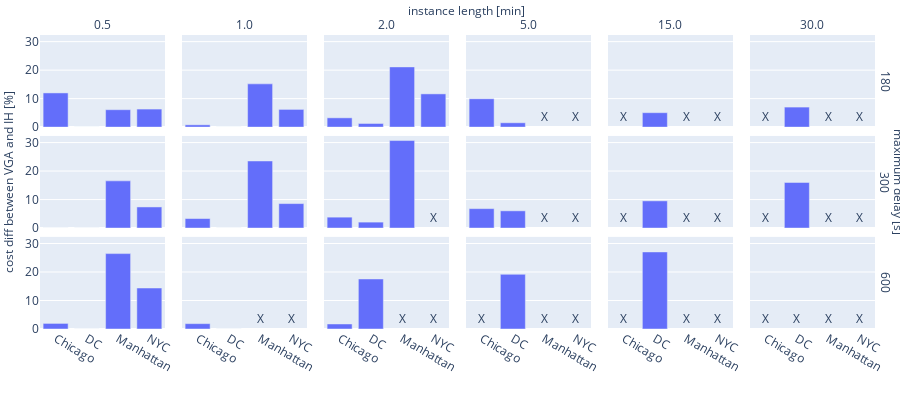

The notebook cell saved with this chart:
### Code cell
def plot_cost_ratio(width: int, height: int) -> go.Figure:

    fig = px.bar(
        vga_ih_diff_df,
        x = 'area',
        y = 'cost_ratio_percent',
        barmode='group',
        # title = 'Average Cost per Request',
        facet_col='duration_minutes',
        facet_row='max_delay',
        width=width,
        height=height,
    )

    # annotations for missing values
    for xi, yi, duration, max_delay in zip(vga_ih_diff_df['area'], vga_ih_diff_df['cost_ratio'], vga_ih_diff_df['duration_minutes'], vga_ih_diff_df['max_delay']):
        if np.isnan(yi):
            axis_ref = vals_to_axis[(duration, max_delay)]
            # axis_ref = 11
            fig.add_annotation(dict(
                x=xi,
                y=0,
                text="X",
                xanchor='center',
                yanchor='bottom',
                showarrow=False,
                xref=f'x{axis_ref}',
                yref=f'y{axis_ref}'
            ))

    # shared axes titles
    fig.for_each_yaxis(lambda y: y.update(title = ''))
    fig.add_annotation(x=-0.05, y=0.5, text="cost diff between VGA and IH [%]", textangle=-90, xref="paper", yref="paper", showarrow=False)
    fig.for_each_xaxis(lambda y: y.update(title = ''))

    # faceting annotations
    duration_annotation_y = 1 + 0.08 * 600 / height
    fig.add_annotation(x=0.5, y=duration_annotation_y, text="instance length [min]",  xref="paper", yref="paper", showarrow=False)
    fig.add_annotation(x=1.02, y=0.5, text="maximum delay [s]",  xref="paper", yref="paper", showarrow=False, textangle=90)

    # faceting label editing
    fig.for_each_annotation(lambda a: a.update(text=a.text.split("=")[-1]))

    # legend editing
    legend_y = 1 + 0.04 * 600 / height
    fig.update_layout(legend=dict(
        orientation="h",
        yanchor="bottom",
        y=legend_y,
        xanchor="right",
        x=1,
        bordercolor="Black",
        borderwidth=1,
        tracegroupgap=0
    ))

    # set margins
    fig.update_layout(margin=dict(l=0, r=0, t=35, b=0, pad=0))

    return fig

fig = plot_cost_ratio(900, 400)
fig

### Figure 1 — Plotly figure (JSON) as saved in the notebook; plotly's stock layout.template omitted (floating-point values rounded to 4 significant figures)
{"data": [{"alignmentgroup": "True", "hovertemplate": "max_delay=180<br>duration_minutes=0.5<br>area=%{x}<br>cost_ratio_percent=%{y}<extra></extra>", "legendgroup": "", "marker": {"color": "#636efa", "pattern": {"shape": ""}}, "name": "", "offsetgroup": "", "orientation": "v", "showlegend": false, "textposition": "auto", "x": ["Chicago", "DC", "Manhattan", "NYC"], "xaxis": "x13", "y": [12.0, 0.0, 6.113, 6.332], "yaxis": "y13", "type": "bar"}, {"alignmentgroup": "True", "hovertemplate": "max_delay=180<br>duration_minutes=1.0<br>area=%{x}<br>cost_ratio_percent=%{y}<extra></extra>", "legendgroup": "", "marker": {"color": "#636efa", "pattern": {"shape": ""}}, "name": "", "offsetgroup": "", "orientation": "v", "showlegend": false, "textposition": "auto", "x": ["Chicago", "DC", "Manhattan", "NYC"], "xaxis": "x14", "y": [0.8065, 0.0, 15.18, 6.22], "yaxis": "y14", "type": "bar"}, {"alignmentgroup": "True", "hovertemplate": "max_delay=180<br>duration_minutes=2.0<br>area=%{x}<br>cost_ratio_percent=%{y}<extra></extra>", "legendgroup": "", "marker": {"color": "#636efa", "pattern": {"shape": ""}}, "name": "", "offsetgroup": "", "orientation": "v", "showlegend": false, "textposition": "auto", "x": ["Chicago", "DC", "Manhattan", "NYC"], "xaxis": "x15", "y": [3.263, 1.279, 21.13, 11.67], "yaxis": "y15", "type": "bar"}, {"alignmentgroup": "True", "hovertemplate": "max_delay=180<br>duration_minutes=5.0<br>area=%{x}<br>cost_ratio_percent=%{y}<extra></extra>", "legendgroup": "", "marker": {"color": "#636efa", "pattern": {"shape": ""}}, "name": "", "offsetgroup": "", "orientation": "v", "showlegend": false, "textposition": "auto", "x": ["Chicago", "DC", "Manhattan", "NYC"], "xaxis": "x16", "y": [9.954, 1.522, null, null], "yaxis": "y16", "type": "bar"}, {"alignmentgroup": "True", "hovertemplate": "max_delay=180<br>duration_minutes=15.0<br>area=%{x}<br>cost_ratio_percent=%{y}<extra></extra>", "legendgroup": "", "marker": {"color": "#636efa", "pattern": {"shape": ""}}, "name": "", "offsetgroup": "", "orientation": "v", "showlegend": false, "textposition": "auto", "x": ["Chicago", "DC", "Manhattan", "NYC"], "xaxis": "x17", "y": [null, 5.067, null, null], "yaxis": "y17", "type": "bar"}, {"alignmentgroup": "True", "hovertemplate": "max_delay=180<br>duration_minutes=30.0<br>area=%{x}<br>cost_ratio_percent=%{y}<extra></extra>", "legendgroup": "", "marker": {"color": "#636efa", "pattern": {"shape": ""}}, "name": "", "offsetgroup": "", "orientation": "v", "showlegend": false, "textposition": "auto", "x": ["Chicago", "DC", "Manhattan", "NYC"], "xaxis": "x18", "y": [null, 7.034, null, null], "yaxis": "y18", "type": "bar"}, {"alignmentgroup": "True", "hovertemplate": "max_delay=300<br>duration_minutes=0.5<br>area=%{x}<br>cost_ratio_percent=%{y}<extra></extra>", "legendgroup": "", "marker": {"color": "#636efa", "pattern": {"shape": ""}}, "name": "", "offsetgroup": "", "orientation": "v", "showlegend": false, "textposition": "auto", "x": ["Chicago", "DC", "Manhattan", "NYC"], "xaxis": "x7", "y": [0.0, 0.0, 16.56, 7.408], "yaxis": "y7", "type": "bar"}, {"alignmentgroup": "True", "hovertemplate": "max_delay=300<br>duration_minutes=1.0<br>area=%{x}<br>cost_ratio_percent=%{y}<extra></extra>", "legendgroup": "", "marker": {"color": "#636efa", "pattern": {"shape": ""}}, "name": "", "offsetgroup": "", "orientation": "v", "showlegend": false, "textposition": "auto", "x": ["Chicago", "DC", "Manhattan", "NYC"], "xaxis": "x8", "y": [3.333, 0.0, 23.54, 8.585], "yaxis": "y8", "type": "bar"}, {"alignmentgroup": "True", "hovertemplate": "max_delay=300<br>duration_minutes=2.0<br>area=%{x}<br>cost_ratio_percent=%{y}<extra></extra>", "legendgroup": "", "marker": {"color": "#636efa", "pattern": {"shape": ""}}, "name": "", "offsetgroup": "", "orientation": "v", "showlegend": false, "textposition": "auto", "x": ["Chicago", "DC", "Manhattan", "NYC"], "xaxis": "x9", "y": [3.828, 2.089, 30.71, null], "yaxis": "y9", "type": "bar"}, {"alignmentgroup": "True", "hovertemplate": "max_delay=300<br>duration_minutes=5.0<br>area=%{x}<br>cost_ratio_percent=%{y}<extra></extra>", "legendgroup": "", "marker": {"color": "#636efa", "pattern": {"shape": ""}}, "name": "", "offsetgroup": "", "orientation": "v", "showlegend": false, "textposition": "auto", "x": ["Chicago", "DC", "Manhattan", "NYC"], "xaxis": "x10", "y": [6.818, 6.049, null, null], "yaxis": "y10", "type": "bar"}, {"alignmentgroup": "True", "hovertemplate": "max_delay=300<br>duration_minutes=15.0<br>area=%{x}<br>cost_ratio_percent=%{y}<extra></extra>", "legendgroup": "", "marker": {"color": "#636efa", "pattern": {"shape": ""}}, "name": "", "offsetgroup": "", "orientation": "v", "showlegend": false, "textposition": "auto", "x": ["Chicago", "DC", "Manhattan", "NYC"], "xaxis": "x11", "y": [null, 9.545, null, null], "yaxis": "y11", "type": "bar"}, {"alignmentgroup": "True", "hovertemplate": "max_delay=300<br>duration_minutes=30.0<br>area=%{x}<br>cost_ratio_percent=%{y}<extra></extra>", "legendgroup": "", "marker": {"color": "#636efa", "pattern": {"shape": ""}}, "name": "", "offsetgroup": "", "orientation": "v", "showlegend": false, "textposition": "auto", "x": ["Chicago", "DC", "Manhattan", "NYC"], "xaxis": "x12", "y": [null, 16.01, null, null], "yaxis": "y12", "type": "bar"}, {"alignmentgroup": "True", "hovertemplate": "max_delay=600<br>duration_minutes=0.5<br>area=%{x}<br>cost_ratio_percent=%{y}<extra></extra>", "legendgroup": "", "marker": {"color": "#636efa", "pattern": {"shape": ""}}, "name": "", "offsetgroup": "", "orientation": "v", "showlegend": false, "textposition": "auto", "x": ["Chicago", "DC", "Manhattan", "NYC"], "xaxis": "x", "y": [1.961, 0.0, 26.46, 14.39], "yaxis": "y", "type": "bar"}, {"alignmentgroup": "True", "hovertemplate": "max_delay=600<br>duration_minutes=1.0<br>area=%{x}<br>cost_ratio_percent=%{y}<extra></extra>", "legendgroup": "", "marker": {"color": "#636efa", "pattern": {"shape": ""}}, "name": "", "offsetgroup": "", "orientation": "v", "showlegend": false, "textposition": "auto", "x": ["Chicago", "DC", "Manhattan", "NYC"], "xaxis": "x2", "y": [1.878, 0.0, null, null], "yaxis": "y2", "type": "bar"}, {"alignmentgroup": "True", "hovertemplate": "max_delay=600<br>duration_minutes=2.0<br>area=%{x}<br>cost_ratio_percent=%{y}<extra></extra>", "legendgroup": "", "marker": {"color": "#636efa", "pattern": {"shape": ""}}, "name": "", "offsetgroup": "", "orientation": "v", "showlegend": false, "textposition": "auto", "x": ["Chicago", "DC", "Manhattan", "NYC"], "xaxis": "x3", "y": [1.763, 17.55, null, null], "yaxis": "y3", "type": "bar"}, {"alignmentgroup": "True", "hovertemplate": "max_delay=600<br>duration_minutes=5.0<br>area=%{x}<br>cost_ratio_percent=%{y}<extra></extra>", "legendgroup": "", "marker": {"color": "#636efa", "pattern": {"shape": ""}}, "name": "", "offsetgroup": "", "orientation": "v", "showlegend": false, "textposition": "auto", "x": ["Chicago", "DC", "Manhattan", "NYC"], "xaxis": "x4", "y": [null, 19.19, null, null], "yaxis": "y4", "type": "bar"}, {"alignmentgroup": "True", "hovertemplate": "max_delay=600<br>duration_minutes=15.0<br>area=%{x}<br>cost_ratio_percent=%{y}<extra></extra>", "legendgroup": "", "marker": {"color": "#636efa", "pattern": {"shape": ""}}, "name": "", "offsetgroup": "", "orientation": "v", "showlegend": false, "textposition": "auto", "x": ["Chicago", "DC", "Manhattan", "NYC"], "xaxis": "x5", "y": [null, 27.05, null, null], "yaxis": "y5", "type": "bar"}, {"alignmentgroup": "True", "hovertemplate": "max_delay=600<br>duration_minutes=30.0<br>area=%{x}<br>cost_ratio_percent=%{y}<extra></extra>", "legendgroup": "", "marker": {"color": "#636efa", "pattern": {"shape": ""}}, "name": "", "offsetgroup": "", "orientation": "v", "showlegend": false, "textposition": "auto", "x": ["Chicago", "DC", "Manhattan", "NYC"], "xaxis": "x6", "y": [null, null, null, null], "yaxis": "y6", "type": "bar"}], "layout": {"xaxis": {"anchor": "y", "domain": [0.0, 0.1467], "title": {"text": ""}}, "yaxis": {"anchor": "x", "domain": [0.0, 0.3133], "title": {"text": ""}}, "xaxis2": {"anchor": "y2", "domain": [0.1667, 0.3133], "matches": "x", "title": {"text": ""}}, "yaxis2": {"anchor": "x2", "domain": [0.0, 0.3133], "matches": "y", "showticklabels": false, "title": {"text": ""}}, "xaxis3": {"anchor": "y3", "domain": [0.3333, 0.48], "matches": "x", "title": {"text": ""}}, "yaxis3": {"anchor": "x3", "domain": [0.0, 0.3133], "matches": "y", "showticklabels": false, "title": {"text": ""}}, "xaxis4": {"anchor": "y4", "domain": [0.5, 0.6467], "matches": "x", "title": {"text": ""}}, "yaxis4": {"anchor": "x4", "domain": [0.0, 0.3133], "matches": "y", "showticklabels": false, "title": {"text": ""}}, "xaxis5": {"anchor": "y5", "domain": [0.6667, 0.8133], "matches": "x", "title": {"text": ""}}, "yaxis5": {"anchor": "x5", "domain": [0.0, 0.3133], "matches": "y", "showticklabels": false, "title": {"text": ""}}, "xaxis6": {"anchor": "y6", "domain": [0.8333, 0.98], "matches": "x", "title": {"text": ""}}, "yaxis6": {"anchor": "x6", "domain": [0.0, 0.3133], "matches": "y", "showticklabels": false, "title": {"text": ""}}, "xaxis7": {"anchor": "y7", "domain": [0.0, 0.1467], "matches": "x", "showticklabels": false, "title": {"text": ""}}, "yaxis7": {"anchor": "x7", "domain": [0.3433, 0.6567], "matches": "y", "title": {"text": ""}}, "xaxis8": {"anchor": "y8", "domain": [0.1667, 0.3133], "matches": "x", "showticklabels": false, "title": {"text": ""}}, "yaxis8": {"anchor": "x8", "domain": [0.3433, 0.6567], "matches": "y", "showticklabels": false, "title": {"text": ""}}, "xaxis9": {"anchor": "y9", "domain": [0.3333, 0.48], "matches": "x", "showticklabels": false, "title": {"text": ""}}, "yaxis9": {"anchor": "x9", "domain": [0.3433, 0.6567], "matches": "y", "showticklabels": false, "title": {"text": ""}}, "xaxis10": {"anchor": "y10", "domain": [0.5, 0.6467], "matches": "x", "showticklabels": false, "title": {"text": ""}}, "yaxis10": {"anchor": "x10", "domain": [0.3433, 0.6567], "matches": "y", "showticklabels": false, "title": {"text": ""}}, "xaxis11": {"anchor": "y11", "domain": [0.6667, 0.8133], "matches": "x", "showticklabels": false, "title": {"text": ""}}, "yaxis11": {"anchor": "x11", "domain": [0.3433, 0.6567], "matches": "y", "showticklabels": false, "title": {"text": ""}}, "xaxis12": {"anchor": "y12", "domain": [0.8333, 0.98], "matches": "x", "showticklabels": false, "title": {"text": ""}}, "yaxis12": {"anchor": "x12", "domain": [0.3433, 0.6567], "matches": "y", "showticklabels": false, "title": {"text": ""}}, "xaxis13": {"anchor": "y13", "domain": [0.0, 0.1467], "matches": "x", "showticklabels": false, "title": {"text": ""}}, "yaxis13": {"anchor": "x13", "domain": [0.6867, 1.0], "matches": "y", "title": {"text": ""}}, "xaxis14": {"anchor": "y14", "domain": [0.1667, 0.3133], "matches": "x", "showticklabels": false, "title": {"text": ""}}, "yaxis14": {"anchor": "x14", "domain": [0.6867, 1.0], "matches": "y", "showticklabels": false, "title": {"text": ""}}, "xaxis15": {"anchor": "y15", "domain": [0.3333, 0.48], "matches": "x", "showticklabels": false, "title": {"text": ""}}, "yaxis15": {"anchor": "x15", "domain": [0.6867, 1.0], "matches": "y", "showticklabels": false, "title": {"text": ""}}, "xaxis16": {"anchor": "y16", "domain": [0.5, 0.6467], "matches": "x", "showticklabels": false, "title": {"text": ""}}, "yaxis16": {"anchor": "x16", "domain": [0.6867, 1.0], "matches": "y", "showticklabels": false, "title": {"text": ""}}, "xaxis17": {"anchor": "y17", "domain": [0.6667, 0.8133], "matches": "x", "showticklabels": false, "title": {"text": ""}}, "yaxis17": {"anchor": "x17", "domain": [0.6867, 1.0], "matches": "y", "showticklabels": false, "title": {"text": ""}}, "xaxis18": {"anchor": "y18", "domain": [0.8333, 0.98], "matches": "x", "showticklabels": false, "title": {"text": ""}}, "yaxis18": {"anchor": "x18", "domain": [0.6867, 1.0], "matches": "y", "showticklabels": false, "title": {"text": ""}}, "annotations": [{"showarrow": false, "text": "0.5", "x": 0.07333, "xanchor": "center", "xref": "paper", "y": 1.0, "yanchor": "bottom", "yref": "paper"}, {"showarrow": false, "text": "1.0", "x": 0.24, "xanchor": "center", "xref": "paper", "y": 1.0, "yanchor": "bottom", "yref": "paper"}, {"showarrow": false, "text": "2.0", "x": 0.4067, "xanchor": "center", "xref": "paper", "y": 1.0, "yanchor": "bottom", "yref": "paper"}, {"showarrow": false, "text": "5.0", "x": 0.5733, "xanchor": "center", "xref": "paper", "y": 1.0, "yanchor": "bottom", "yref": "paper"}, {"showarrow": false, "text": "15.0", "x": 0.74, "xanchor": "center", "xref": "paper", "y": 1.0, "yanchor": "bottom", "yref": "paper"}, {"showarrow": false, "text": "30.0", "x": 0.9067, "xanchor": "center", "xref": "paper", "y": 1.0, "yanchor": "bottom", "yref": "paper"}, {"showarrow": false, "text": "600", "textangle": 90, "x": 0.98, "xanchor": "left", "xref": "paper", "y": 0.1567, "yanchor": "middle", "yref": "paper"}, {"showarrow": false, "text": "300", "textangle": 90, "x": 0.98, "xanchor": "left", "xref": "paper", "y": 0.5, "yanchor": "middle", "yref": "paper"}, {"showarrow": false, "text": "180", "textangle": 90, "x": 0.98, "xanchor": "left", "xref": "paper", "y": 0.8433, "yanchor": "middle", "yref": "paper"}, {"showarrow": false, "text": "X", "x": "Manhattan", "xanchor": "center", "xref": "x2", "y": 0, "yanchor": "bottom", "yref": "y2"}, {"showarrow": false, "text": "X", "x": "NYC", "xanchor": "center", "xref": "x2", "y": 0, "yanchor": "bottom", "yref": "y2"}, {"showarrow": false, "text": "X", "x": "NYC", "xanchor": "center", "xref": "x9", "y": 0, "yanchor": "bottom", "yref": "y9"}, {"showarrow": false, "text": "X", "x": "Manhattan", "xanchor": "center", "xref": "x3", "y": 0, "yanchor": "bottom", "yref": "y3"}, {"showarrow": false, "text": "X", "x": "NYC", "xanchor": "center", "xref": "x3", "y": 0, "yanchor": "bottom", "yref": "y3"}, {"showarrow": false, "text": "X", "x": "Manhattan", "xanchor": "center", "xref": "x16", "y": 0, "yanchor": "bottom", "yref": "y16"}, {"showarrow": false, "text": "X", "x": "NYC", "xanchor": "center", "xref": "x16", "y": 0, "yanchor": "bottom", "yref": "y16"}, {"showarrow": false, "text": "X", "x": "Manhattan", "xanchor": "center", "xref": "x10", "y": 0, "yanchor": "bottom", "yref": "y10"}, {"showarrow": false, "text": "X", "x": "NYC", "xanchor": "center", "xref": "x10", "y": 0, "yanchor": "bottom", "yref": "y10"}, {"showarrow": false, "text": "X", "x": "Chicago", "xanchor": "center", "xref": "x4", "y": 0, "yanchor": "bottom", "yref": "y4"}, {"showarrow": false, "text": "X", "x": "Manhattan", "xanchor": "center", "xref": "x4", "y": 0, "yanchor": "bottom", "yref": "y4"}, {"showarrow": false, "text": "X", "x": "NYC", "xanchor": "center", "xref": "x4", "y": 0, "yanchor": "bottom", "yref": "y4"}, {"showarrow": false, "text": "X", "x": "Chicago", "xanchor": "center", "xref": "x17", "y": 0, "yanchor": "bottom", "yref": "y17"}, {"showarrow": false, "text": "X", "x": "Manhattan", "xanchor": "center", "xref": "x17", "y": 0, "yanchor": "bottom", "yref": "y17"}, {"showarrow": false, "text": "X", "x": "NYC", "xanchor": "center", "xref": "x17", "y": 0, "yanchor": "bottom", "yref": "y17"}, {"showarrow": false, "text": "X", "x": "Chicago", "xanchor": "center", "xref": "x11", "y": 0, "yanchor": "bottom", "yref": "y11"}, {"showarrow": false, "text": "X", "x": "Manhattan", "xanchor": "center", "xref": "x11", "y": 0, "yanchor": "bottom", "yref": "y11"}, {"showarrow": false, "text": "X", "x": "NYC", "xanchor": "center", "xref": "x11", "y": 0, "yanchor": "bottom", "yref": "y11"}, {"showarrow": false, "text": "X", "x": "Chicago", "xanchor": "center", "xref": "x5", "y": 0, "yanchor": "bottom", "yref": "y5"}, {"showarrow": false, "text": "X", "x": "Manhattan", "xanchor": "center", "xref": "x5", "y": 0, "yanchor": "bottom", "yref": "y5"}, {"showarrow": false, "text": "X", "x": "NYC", "xanchor": "center", "xref": "x5", "y": 0, "yanchor": "bottom", "yref": "y5"}, {"showarrow": false, "text": "X", "x": "Chicago", "xanchor": "center", "xref": "x18", "y": 0, "yanchor": "bottom", "yref": "y18"}, {"showarrow": false, "text": "X", "x": "Manhattan", "xanchor": "center", "xref": "x18", "y": 0, "yanchor": "bottom", "yref": "y18"}, {"showarrow": false, "text": "X", "x": "NYC", "xanchor": "center", "xref": "x18", "y": 0, "yanchor": "bottom", "yref": "y18"}, {"showarrow": false, "text": "X", "x": "Chicago", "xanchor": "center", "xref": "x12", "y": 0, "yanchor": "bottom", "yref": "y12"}, {"showarrow": false, "text": "X", "x": "Manhattan", "xanchor": "center", "xref": "x12", "y": 0, "yanchor": "bottom", "yref": "y12"}, {"showarrow": false, "text": "X", "x": "NYC", "xanchor": "center", "xref": "x12", "y": 0, "yanchor": "bottom", "yref": "y12"}, {"showarrow": false, "text": "X", "x": "Chicago", "xanchor": "center", "xref": "x6", "y": 0, "yanchor": "bottom", "yref": "y6"}, {"showarrow": false, "text": "X", "x": "DC", "xanchor": "center", "xref": "x6", "y": 0, "yanchor": "bottom", "yref": "y6"}, {"showarrow": false, "text": "X", "x": "Manhattan", "xanchor": "center", "xref": "x6", "y": 0, "yanchor": "bottom", "yref": "y6"}, {"showarrow": false, "text": "X", "x": "NYC", "xanchor": "center", "xref": "x6", "y": 0, "yanchor": "bottom", "yref": "y6"}, {"showarrow": false, "text": "cost diff between VGA and IH [%]", "textangle": -90, "x": -0.05, "xref": "paper", "y": 0.5, "yref": "paper"}, {"showarrow": false, "text": "instance length [min]", "x": 0.5, "xref": "paper", "y": 1.12, "yref": "paper"}, {"showarrow": false, "text": "maximum delay [s]", "textangle": 90, "x": 1.02, "xref": "paper", "y": 0.5, "yref": "paper"}], "legend": {"tracegroupgap": 0, "orientation": "h", "yanchor": "bottom", "y": 1.06, "xanchor": "right", "x": 1, "bordercolor": "Black", "borderwidth": 1}, "margin": {"t": 35, "l": 0, "r": 0, "b": 0, "pad": 0}, "barmode": "group", "height": 400, "width": 900}}
